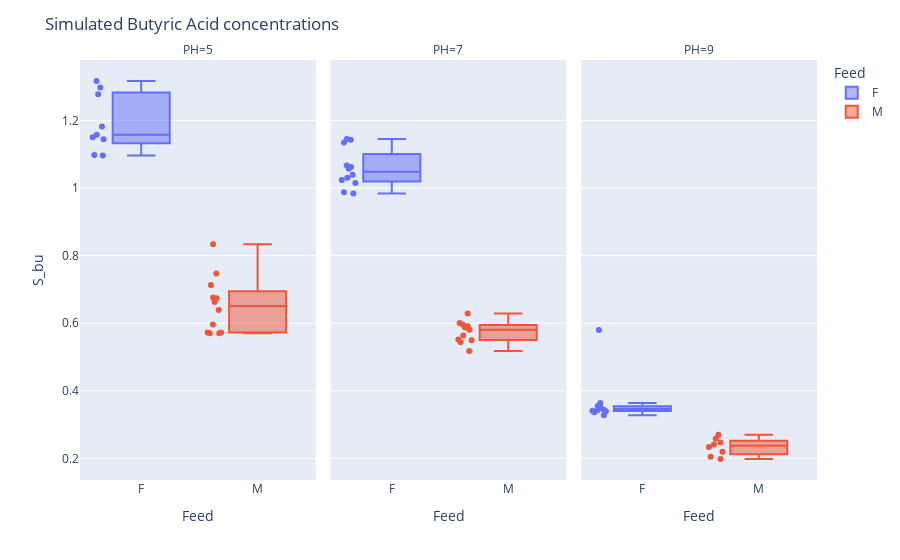

The code cell stored with this chart in its notebook:
### Code cell
fig=px.box(simulations_vfa_results,x="Feed",y="S_bu",facet_col="PH",color="Feed",points="all")
fig.update_layout(title="Simulated Butyric Acid concentrations")
fig.write_html("simulated_vfa_concentrations.html")
fig.show()

### Figure 1 — Plotly figure (JSON) as saved in the notebook; plotly's stock layout.template omitted (floating-point values rounded to 4 significant figures)
{"data": [{"alignmentgroup": "True", "boxpoints": "all", "hovertemplate": "Feed=%{x}<br>PH=5<br>S_bu=%{y}<extra></extra>", "legendgroup": "F", "marker": {"color": "#636efa"}, "name": "F", "notched": false, "offsetgroup": "F", "orientation": "v", "showlegend": true, "type": "box", "x": ["F", "F", "F", "F", "F", "F", "F", "F", "F"], "x0": " ", "xaxis": "x", "y": [1.144, 1.158, 1.278, 1.182, 1.298, 1.15, 1.096, 1.317, 1.098], "y0": " ", "yaxis": "y"}, {"alignmentgroup": "True", "boxpoints": "all", "hovertemplate": "Feed=%{x}<br>PH=7<br>S_bu=%{y}<extra></extra>", "legendgroup": "F", "marker": {"color": "#636efa"}, "name": "F", "notched": false, "offsetgroup": "F", "orientation": "v", "showlegend": false, "type": "box", "x": ["F", "F", "F", "F", "F", "F", "F", "F", "F", "F", "F", "F"], "x0": " ", "xaxis": "x2", "y": [1.067, 1.143, 1.145, 1.135, 1.03, 1.015, 1.057, 1.062, 1.039, 1.024, 0.9837, 0.9873], "y0": " ", "yaxis": "y2"}, {"alignmentgroup": "True", "boxpoints": "all", "hovertemplate": "Feed=%{x}<br>PH=9<br>S_bu=%{y}<extra></extra>", "legendgroup": "F", "marker": {"color": "#636efa"}, "name": "F", "notched": false, "offsetgroup": "F", "orientation": "v", "showlegend": false, "type": "box", "x": ["F", "F", "F", "F", "F", "F", "F", "F", "F", "F", "F", "F"], "x0": " ", "xaxis": "x3", "y": [0.3405, 0.3438, 0.5801, 0.3481, 0.3528, 0.3513, 0.342, 0.3551, 0.3363, 0.3637, 0.3277, 0.3393], "y0": " ", "yaxis": "y3"}, {"alignmentgroup": "True", "boxpoints": "all", "hovertemplate": "Feed=%{x}<br>PH=5<br>S_bu=%{y}<extra></extra>", "legendgroup": "M", "marker": {"color": "#EF553B"}, "name": "M", "notched": false, "offsetgroup": "M", "orientation": "v", "showlegend": true, "type": "box", "x": ["M", "M", "M", "M", "M", "M", "M", "M", "M", "M", "M", "M"], "x0": " ", "xaxis": "x", "y": [0.6628, 0.8335, 0.7468, 0.6742, 0.5701, 0.5724, 0.6764, 0.5703, 0.7128, 0.5722, 0.6388, 0.596], "y0": " ", "yaxis": "y"}, {"alignmentgroup": "True", "boxpoints": "all", "hovertemplate": "Feed=%{x}<br>PH=7<br>S_bu=%{y}<extra></extra>", "legendgroup": "M", "marker": {"color": "#EF553B"}, "name": "M", "notched": false, "offsetgroup": "M", "orientation": "v", "showlegend": false, "type": "box", "x": ["M", "M", "M", "M", "M", "M", "M", "M", "M", "M", "M"], "x0": " ", "xaxis": "x2", "y": [0.5632, 0.591, 0.5809, 0.5496, 0.5438, 0.5876, 0.5955, 0.6286, 0.6006, 0.5514, 0.5181], "y0": " ", "yaxis": "y2"}, {"alignmentgroup": "True", "boxpoints": "all", "hovertemplate": "Feed=%{x}<br>PH=9<br>S_bu=%{y}<extra></extra>", "legendgroup": "M", "marker": {"color": "#EF553B"}, "name": "M", "notched": false, "offsetgroup": "M", "orientation": "v", "showlegend": false, "type": "box", "x": ["M", "M", "M", "M", "M", "M", "M", "M"], "x0": " ", "xaxis": "x3", "y": [0.2336, 0.2408, 0.2195, 0.2465, 0.258, 0.2695, 0.1981, 0.2045], "y0": " ", "yaxis": "y3"}], "layout": {"annotations": [{"font": {}, "showarrow": false, "text": "PH=5", "x": 0.16, "xanchor": "center", "xref": "paper", "y": 1, "yanchor": "bottom", "yref": "paper"}, {"font": {}, "showarrow": false, "text": "PH=7", "x": 0.5, "xanchor": "center", "xref": "paper", "y": 1, "yanchor": "bottom", "yref": "paper"}, {"font": {}, "showarrow": false, "text": "PH=9", "x": 0.84, "xanchor": "center", "xref": "paper", "y": 1, "yanchor": "bottom", "yref": "paper"}], "boxmode": "overlay", "legend": {"title": {"text": "Feed"}, "tracegroupgap": 0}, "margin": {"t": 60}, "title": {"text": "Simulated Butyric Acid concentrations"}, "xaxis": {"anchor": "y", "categoryarray": ["F", "M"], "categoryorder": "array", "domain": [0, 0.32], "title": {"text": "Feed"}}, "xaxis2": {"anchor": "y2", "categoryarray": ["F", "M"], "categoryorder": "array", "domain": [0.34, 0.66], "matches": "x", "title": {"text": "Feed"}}, "xaxis3": {"anchor": "y3", "categoryarray": ["F", "M"], "categoryorder": "array", "domain": [0.68, 1.0], "matches": "x", "title": {"text": "Feed"}}, "yaxis": {"anchor": "x", "domain": [0, 1], "title": {"text": "S_bu"}}, "yaxis2": {"anchor": "x2", "domain": [0, 1], "matches": "y", "showticklabels": false}, "yaxis3": {"anchor": "x3", "domain": [0, 1], "matches": "y", "showticklabels": false}}}
